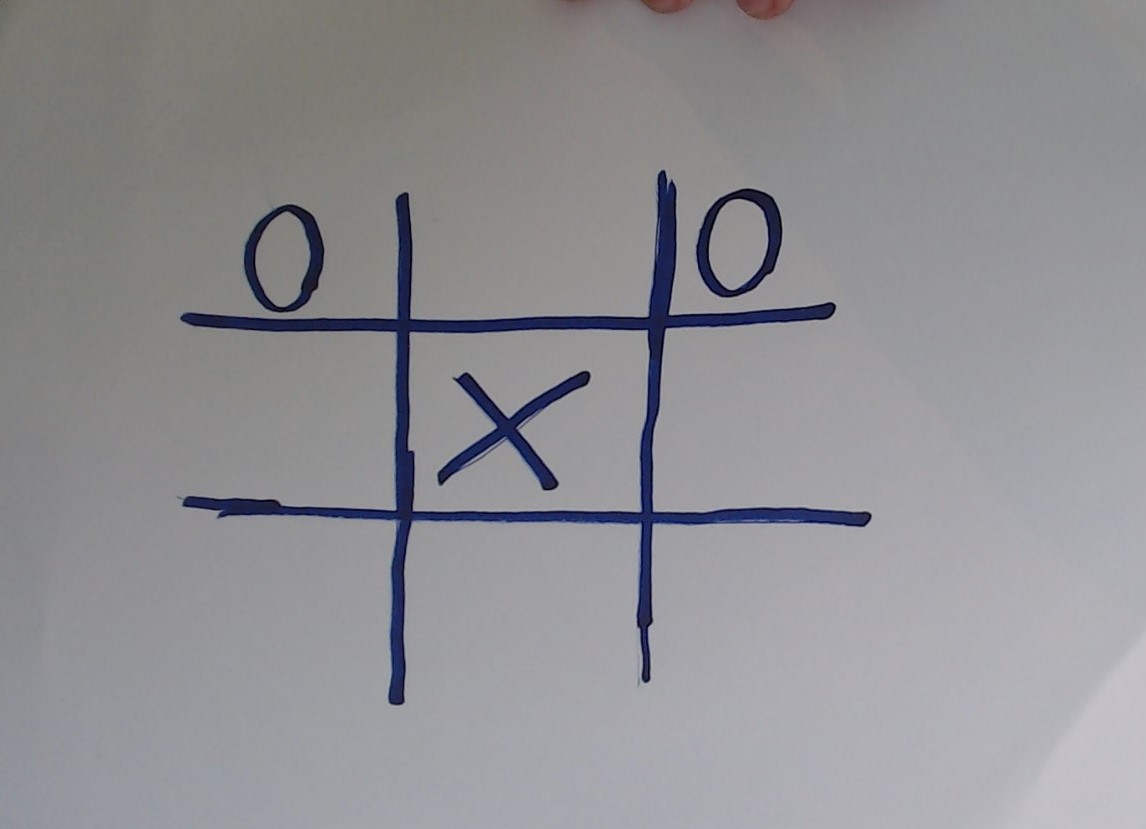
#> input picture testing_photos/raw.jpg, 1146 x 829 px
$ python main.py
#> lines starting #> are read from the running program, lines starting #| are printed output that depends on the picture; after the words box and inside, x2 and y2 are one past the last pixel; in counts of white or black regions, pixels touching at a corner belong together
### img_processing/preprocess.py
import cv2
import numpy as np

from config import IS_PHOTO_REAL
def preprocess(rgbImage): #preprocess the image
    #binarize
    gray = cv2.cvtColor(rgbImage, cv2.COLOR_BGR2GRAY)

    clahe = cv2.createCLAHE(clipLimit=2.0, tileGridSize=(8,8))
    gray = clahe.apply(gray)

    bg = cv2.GaussianBlur(gray, (55,55), 0)

    norm = cv2.divide(gray, bg, scale=255)

    blur = cv2.GaussianBlur(norm, (5,5), 0)

    _, thresh = cv2.threshold(blur,0,255,cv2.THRESH_BINARY_INV + cv2.THRESH_OTSU)

    cv2.imwrite("debug.jpg",thresh)

    #close and open
    kernel = np.ones((3, 3), np.uint8)

    thresh = cv2.morphologyEx(thresh,cv2.MORPH_CLOSE,kernel,iterations=2)
    thresh = cv2.morphologyEx(thresh,cv2.MORPH_OPEN,kernel,iterations=1+IS_PHOTO_REAL)

    if IS_PHOTO_REAL:
            kernel = np.array([[1,1,1],[1,0,1],[1,1,1]], dtype=np.uint8) #apply a filter to remove isolated pixels that might be noise if photo is real
            neighbor_count = cv2.filter2D(thresh, -1, kernel)

            thresh[(thresh == 1) & (neighbor_count == 0)] = 0


    return thresh

### img_processing/grid_detection.py
# =============================================================================
# grid_detection.py — detecția liniilor grilei tic-tac-toe
#
# Primește imaginea binară preprocesată și returnează coordonatele celor
# 2 linii verticale și 2 linii orizontale care formează grila.
# =============================================================================

from config import *

import cv2
import numpy as np
import math


def detect_grid_lines(binarizedImage):
    """
    Detectează liniile grilei folosind Transformata Hough Probabilistică.

    Transformata Hough caută segmente de dreaptă în imaginea binară votând
    în spațiul parametric (rho, theta). Varianta probabilistică (HoughLinesP)
    returnează direct segmente definite prin coordonatele capetelor (x1,y1,x2,y2),
    nu drepte infinite, ceea ce o face mai eficientă și mai precisă.

    Parametri HoughLinesP:
      rho=1          — rezoluția distanței în pixeli
      theta=π/180    — rezoluția unghiului în radiani (1 grad)
      threshold=100  — numărul minim de voturi pentru a accepta o linie
      minLineLength=100 — lungimea minimă a unui segment detectat
      maxLineGap=25  — distanța maximă între două segmente colineare pentru
                       a fi unite în același segment

    Clasificare linii:
      |unghi| > 70°  → linie verticală  (x-ul mediu este coordonata grilei)
      |unghi| < 20°  → linie orizontală (y-ul mediu este coordonata grilei)
    """

    lines = cv2.HoughLinesP(
        binarizedImage,
        rho=1,
        theta=np.pi / 180,
        threshold=100,
        minLineLength=100,
        maxLineGap=25,
    )

    if lines is None:
        raise Exception("No grid lines detected")

    vertical = []
    horizontal = []

    for line in lines:
        x1, y1, x2, y2 = line[0]

        # Calculăm unghiul față de axa orizontală folosind arctan2
        angle = math.degrees(math.atan2(y2 - y1, x2 - x1))

        # Linie aproape verticală: coordonata relevantă este X
        if abs(angle) > 70:
            x_avg = (x1 + x2) // 2
            vertical.append(x_avg)

        # Linie aproape orizontală: coordonata relevantă este Y
        elif abs(angle) < 20:
            y_avg = (y1 + y2) // 2
            horizontal.append(y_avg)

    # Hough poate detecta mai multe segmente pentru aceeași linie fizică;
    # process_grids_array le grupează și returnează o singură valoare per linie.
    return process_grids_array(vertical), process_grids_array(horizontal)


def process_grids_array(arr):
    """
    Filtrează un șir de coordonate detectate, eliminând duplicatele apropiate.

    Sortează valorile și parcurge șirul; două valori consecutive sunt
    considerate aceeași linie dacă diferența lor este mai mică decât
    LINE_THRESHOLD (definit în config.py). Se păstrează prima valoare din
    fiecare grup.

    Exemplu: [245, 248, 251, 495, 498] cu LINE_THRESHOLD=20
             → [245, 495]  (două linii distincte)
    """
    arr.sort()
    arr = [int(x) for x in arr]
    newarr = [arr[0]]
    for i in range(1, len(arr)):
        if arr[i] - arr[i - 1] > LINE_THRESHOLD:
            newarr.append(arr[i])

    return newarr

### img_processing/separate_images.py
# =============================================================================
# separate_images.py — împărțirea tablei în 9 celule individuale
#
# Folosind coordonatele celor 2 linii verticale și 2 orizontale detectate,
# imaginea tablei este decupată în 9 sub-imagini binare, câte una pentru
# fiecare celulă a grilei tic-tac-toe.
#
# Indexare celule:
#   img0 | img1 | img2    (rândul de sus)
#   -----+------+-----
#   img3 | img4 | img5    (rândul de mijloc)
#   -----+------+-----
#   img6 | img7 | img8    (rândul de jos)
#
# Coordonate de decupare (notație numpy [rând_start:rând_stop, col_start:col_stop]):
#   - vertical[0], vertical[1]   = pozițiile X ale celor 2 linii verticale
#   - horizontal[0], horizontal[1] = pozițiile Y ale celor 2 linii orizontale
# =============================================================================


def separate_img(img, vertical, horizontal):
    """
    Decupează imaginea tablei în 9 sub-imagini, una per celulă.
    Returnează un tuplu de 9 imagini binare în ordinea stânga-dreapta,
    sus-jos (citire normală).
    """

    # Rândul de sus: de la marginea de sus (y=0) până la prima linie orizontală
    img0 = img[0 : horizontal[0], 0 : vertical[0]]            # coloana stângă
    img1 = img[0 : horizontal[0], vertical[0] : vertical[1]]  # coloana mijloc
    img2 = img[0 : horizontal[0], vertical[1] : img.shape[1]] # coloana dreaptă

    # Rândul de mijloc: între cele 2 linii orizontale
    img3 = img[horizontal[0] : horizontal[1], 0 : vertical[0]]
    img4 = img[horizontal[0] : horizontal[1], vertical[0] : vertical[1]]
    img5 = img[horizontal[0] : horizontal[1], vertical[1] : img.shape[1]]

    # Rândul de jos: de la a doua linie orizontală până la marginea de jos
    img6 = img[horizontal[1] : img.shape[0], 0 : vertical[0]]
    img7 = img[horizontal[1] : img.shape[0], vertical[0] : vertical[1]]
    img8 = img[horizontal[1] : img.shape[0], vertical[1] : img.shape[1]]

    return img0, img1, img2, img3, img4, img5, img6, img7, img8

### game_logic/build_game_matrix.py
from symbol_detection.classify import classify_cell
def build_matrix(imgArr):
        board = [[None for _ in range(3)] for _ in range(3)]

        for i, img in enumerate(imgArr):
            row = i // 3
            col = i % 3

            board[row][col] = classify_cell(img)

        return board

### utils/visualization.py
import cv2
import numpy as np
def show(title,img):
    cv2.imshow(title,img)
    #cv2.waitKey(0)
    #cv2.destroyAllWindows()

# [12 lines left out: function draw_lines, not called in this run]

import numpy as np
import cv2

# [40 lines left out: function draw_separated_images, not called in this run]

### main.py
from config import *
from img_processing.grid_detection import *
from img_processing.preprocess import *
from img_processing.separate_images import *
from utils.visualization import *
from game_logic.build_game_matrix import *
def main():
    #read image
    img = cv2.imread(IMAGE_PATH)
#> img is the input picture: shape (829, 1146, 3); mean B, G, R 147.5, 143.6, 144.2
    original = img.copy()
    original = cv2.resize(original, (BOARD_SIZE, BOARD_SIZE))
    #show("orig",img)
    show("original",original)


    #STAGE 1: PREPROCESSING ================================ used: img_processing

    img = preprocess(img)
#> in preprocess, `_, thresh = cv2.threshold(blur,0,255,cv2.THRESH_BINARY_INV + cv2.THRES..`:
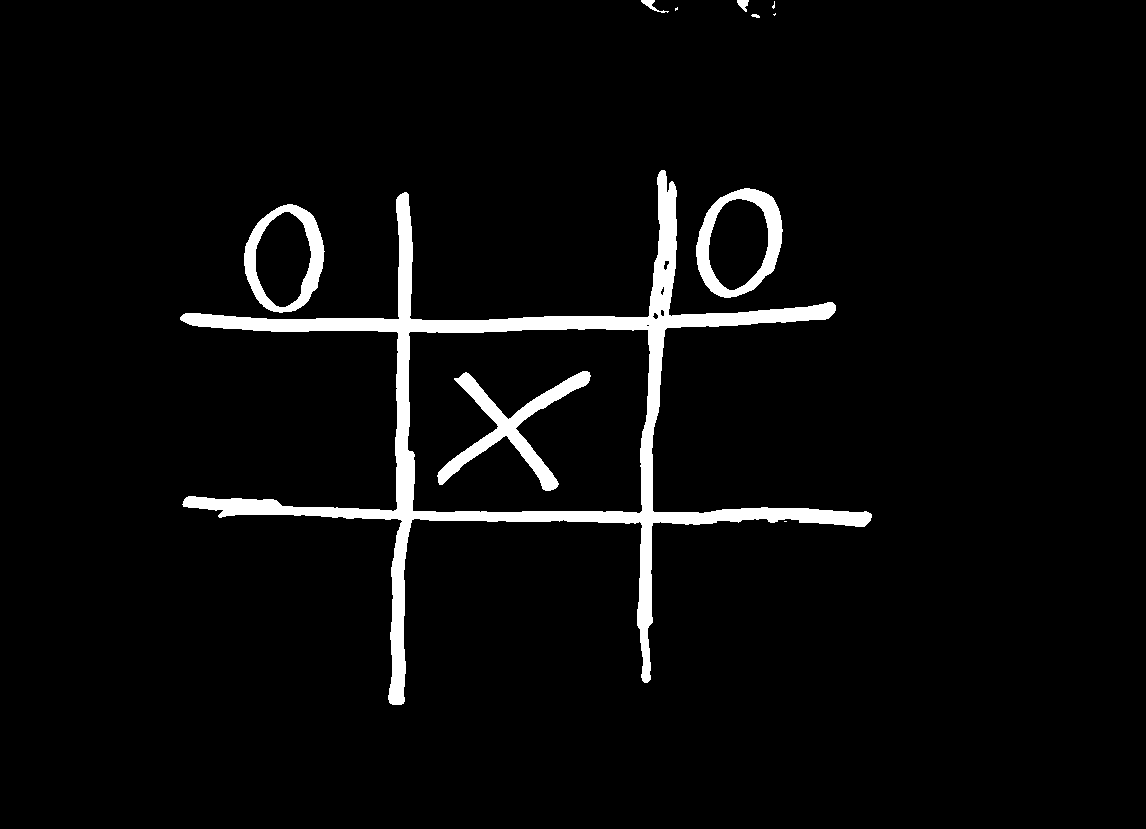
#> thresh: shape (829, 1146); 4.2% white; 11 white regions (4 under 20 px), largest, box (x1, y1, x2, y2) and area: (180, 170, 872, 705) 29920, (437, 371, 591, 491) 4091, (696, 188, 783, 298) 3204
#> in preprocess, `thresh = cv2.morphologyEx(thresh,cv2.MORPH_CLOSE,kernel,iterations=2)`: thresh: shape (829, 1146); 4.3% white; 10 white regions (3 under 20 px), largest, box (x1, y1, x2, y2) and area: (180, 170, 872, 705) 30126, (437, 371, 591, 491) 4103, (696, 188, 783, 298) 3204
#> in preprocess, `thresh = cv2.morphologyEx(thresh,cv2.MORPH_OPEN,kernel,iterations=1+IS..`: thresh: shape (829, 1146); 4.3% white; 8 white regions (1 under 20 px), largest, box (x1, y1, x2, y2) and area: (180, 170, 872, 705) 30121, (438, 371, 590, 491) 4093, (696, 188, 783, 298) 3204

    #crop image to game only
    coords=cv2.findNonZero(img)
#> coords = contour of 40470 points, box (x1, y1, x2, y2) (180, 0, 872, 705), area 32728
    x,y,w,h=cv2.boundingRect(coords)
#> x = 180; y = 0; w = 692; h = 705
    img = img[y:y+h, x:x+w]
#> img: shape (705, 692); 8.3% white; 8 white regions (1 under 20 px), largest, box (x1, y1, x2, y2) and area: (0, 170, 692, 705) 30121, (258, 371, 410, 491) 4093, (516, 188, 603, 298) 3204

    #resize to be square
    img=cv2.resize(img,(BOARD_SIZE,BOARD_SIZE))
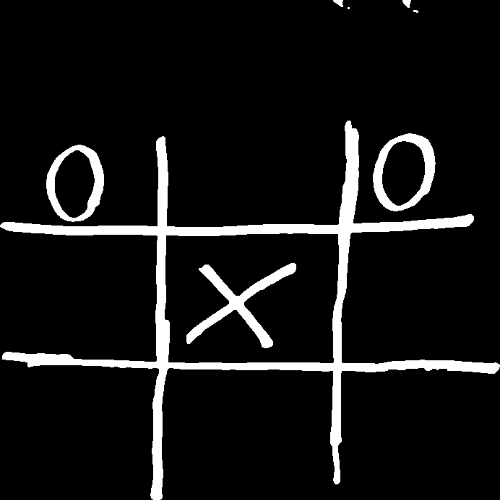
#> img: shape (500, 500); min 0, max 255, mean 21.2


    #STAGE 2: GRID DETECTION ================================ used: img_processing.grid_detection

    #detect intersection indexes
    vertical , horizontal =detect_grid_lines(img)
#> in detect_grid_lines, `lines = cv2.HoughLinesP( binarizedImage, rho=1, theta=np.pi / 180, thr..`: lines = 55 rows, first 6: [2, 228, 444, 228], [27, 365, 499, 365], [0, 226, 174, 226], [27, 363, 499, 363], [0, 227, 454, 227], [27, 364, 499, 364]
#> the loop in detect_grid_lines, `for line in lines:` made 55 passes
#> (x1, y1, x2, y2, angle, y_avg) on passes 1, 2, 3, 4, 5, 6, 7, 8, 9, 10, 15, 16: (2, 228, 444, 228, 0, 228), (27, 365, 499, 365, 0, 365), (0, 226, 174, 226, 0, 226), (27, 363, 499, 363, 0, 363), (0, 227, 454, 227, 0, 227), (27, 364, 499, 364, 0, 364), (25, 362, 342, 362, 0, 362), (109, 367, 499, 367, 0, 367), (5, 229, 417, 229, 0, 229), (8, 231, 403, 231, 0, 231), (6, 230, 412, 230, 0, 230), (22, 232, 361, 232, 0, 232)
#> (x1, y1, x2, y2, angle, x_avg) on passes 11, 12, 13, 14, 17, 23: (151, 499, 163, 136, -88.11, 157), (335, 484, 348, 120, -87.95, 341), (159, 499, 165, 137, -89.05, 162), (334, 483, 346, 121, -88.1, 340), (152, 490, 164, 137, -88.05, 158), (333, 477, 343, 184, -88.05, 338)
#> after the loop in detect_grid_lines, `for line in lines:`: horizontal = 26 values, max 370 at index 18, min 222 at index 23, mean 290.9; vertical = [157, 341, 162, 340, 158, 338, 338, 163, 346, 158, 335, 336, 347, 158, 157, 158, 349, 165, 158, 353, 161, 159, 351]
#> in process_grids_array, `arr = [int(x) for x in arr]`: arr = [157, 157, 158, 158, 158, 158, 158, 159, 161, 162, 163, 165, 335, 336, 338, 338, 340, 341, 346, 347, 349, 351, 353]
#> in process_grids_array, `newarr = [arr[0]]`: newarr = [157]
#> the loop in process_grids_array, `for i in range(1, len(arr)):` made 22 passes
#> after the loop in process_grids_array, `for i in range(1, len(arr)):`: newarr = [157, 335]
#> the loop in process_grids_array (call 2), `for i in range(1, len(arr)):` made 25 passes
#> vertical = [157, 335]; horizontal = [222, 359]
    vertical=process_grids_array(vertical)
    horizontal=process_grids_array(horizontal)

    #separate into 9 images
    imagini=separate_img(img,vertical,horizontal)
#> in separate_img, `img1 = img[0 : horizontal[0], vertical[0] : vertical[1]]`:
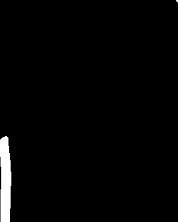
#> img1: shape (222, 178); min 0, max 255, mean 5.3
#> in separate_img, `img2 = img[0 : horizontal[0], vertical[1] : img.shape[1]]`:
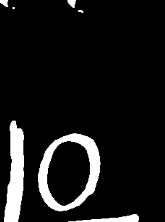
#> img2: shape (222, 165); min 0, max 255, mean 23.3
#> in separate_img, `img6 = img[horizontal[1] : img.shape[0], 0 : vertical[0]]`:
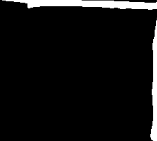
#> img6: shape (141, 157); min 0, max 255, mean 16.2
#> in separate_img, `img7 = img[horizontal[1] : img.shape[0], vertical[0] : vertical[1]]`:
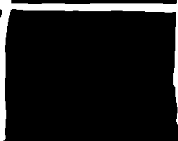
#> img7: shape (141, 178); min 0, max 255, mean 24.6
#> in separate_img, `img8 = img[horizontal[1] : img.shape[0], vertical[1] : img.shape[1]]`:
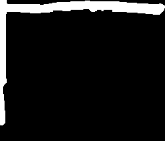
#> img8: shape (141, 165); min 0, max 255, mean 23.6
#> imagini = 9 items


    #STAGE 3: BUILD GAME MATRIX ================================ used: game_logic,symbol_detection
    board=build_matrix(imagini)
#> the loop in build_matrix, `for i, img in enumerate(imgArr):` made 1 pass
#> (row, col) on pass 1: (0, 0)
#> after the loop in build_matrix, `for i, img in enumerate(imgArr):`: board = 3 items

    print("Game Matrix:")
    for row in board:
        print(row)

    draw_separated_images(imagini)

    draw_lines(img, vertical, horizontal)

    cv2.waitKey(0)
    cv2.destroyAllWindows()

if __name__ == "__main__":
    main()
#> (the call stopped at in build_matrix, `board[row][col] = classify_cell(img)`: symbol_detection is not available in this run)

$ run again, with testing_photos/busyImage.jpg copied over testing_photos/raw.jpg
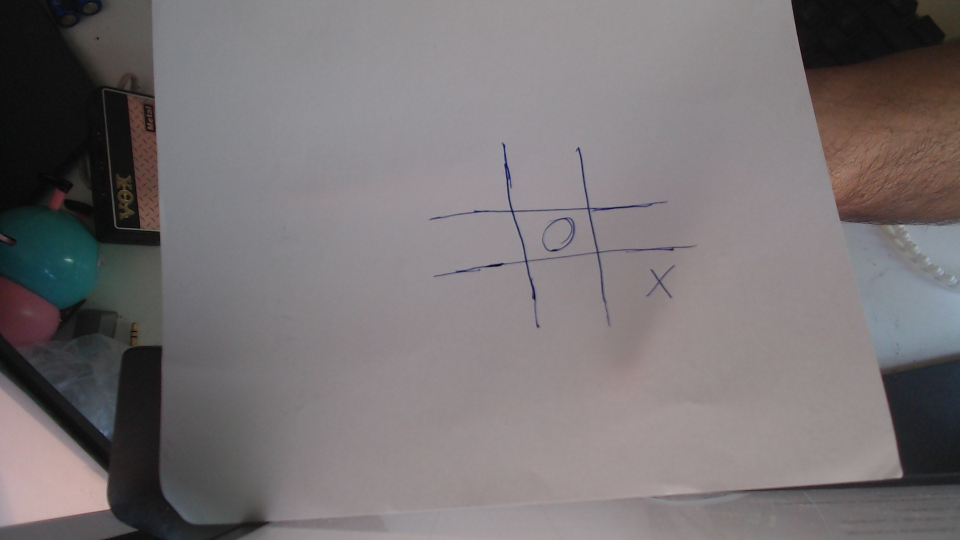
#> input picture testing_photos/busyImage.jpg, 1920 x 1080 px (shown at 1/2 size)
#> in main, img is the input picture: shape (1080, 1920, 3); mean B, G, R 116.2, 114.7, 120.1
#> in preprocess, `thresh = cv2.morphologyEx(thresh,cv2.MORPH_OPEN,kernel,iterations=1+IS..`:
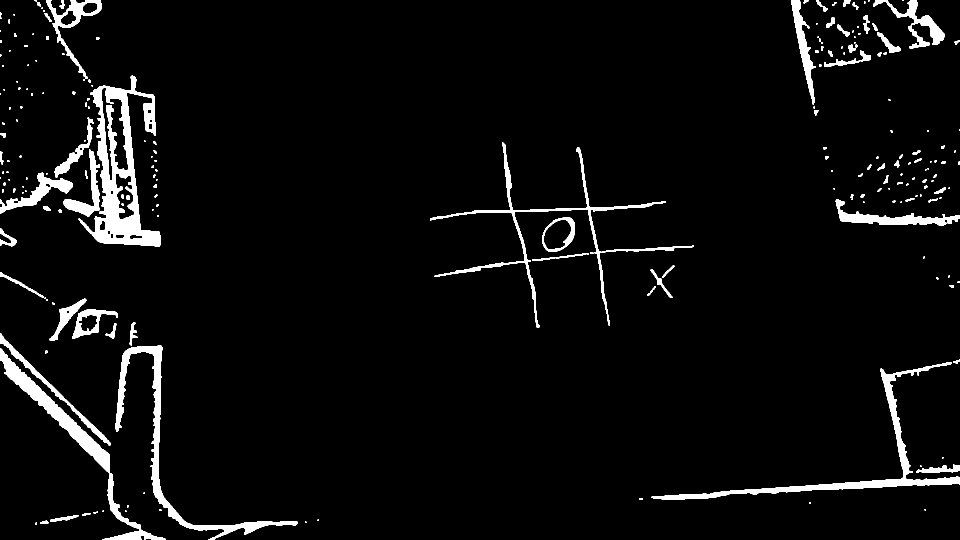
#> thresh: shape (1080, 1920) (shown at 1/2 size); 4.6% white; 225 white regions (97 under 20 px), largest, box (x1, y1, x2, y2) and area: (157, 151, 321, 493) 18316, (1303, 724, 1920, 1000) 10270, (231, 691, 595, 1080) 10023
#> coords = contour of 94384 points, box (x1, y1, x2, y2) (0, 0, 1920, 1080), area 584880
#> x = 0; w = 1920; h = 1080
#> img: shape (500, 500)
#> lines = 31 rows, first 6: [460, 343, 475, 448], [51, 82, 56, 225], [62, 82, 72, 226], [333, 462, 499, 441], [63, 82, 73, 227], [80, 458, 80, 320]
#> the loop in detect_grid_lines, `for line in lines:` made 31 passes
#> (x1, y1, x2, y2, angle, x_avg) on passes 1, 2, 3, 5, 6, 7, 8, 9: (460, 343, 475, 448, 81.87, 467), (51, 82, 56, 225, 88, 53), (62, 82, 72, 226, 86.03, 67), (63, 82, 73, 227, 86.05, 68), (80, 458, 80, 320, -90, 80), (57, 80, 59, 225, 89.21, 58), (52, 79, 57, 225, 88.04, 54), (45, 116, 52, 224, 86.29, 48)
#> after the loop in detect_grid_lines, `for line in lines:`: horizontal = [451, 452, 451, 451, 453, 239, 453]; vertical = [467, 53, 67, 68, 80, 58, 54, 48, 48, 55, 466, 82, 60, 66, 469, 308, 418, 65, 46, 271, 419]
#> arr = [46, 48, 48, 53, 54, 55, 58, 60, 65, 66, 67, 68, 80, 82, 271, 308, 418, 419, 466, 467, 469]
#> in process_grids_array, `newarr = [arr[0]]`: newarr = [46]
#> the loop in process_grids_array, `for i in range(1, len(arr)):` made 20 passes
#> after the loop in process_grids_array, `for i in range(1, len(arr)):`: newarr = [46, 271, 308, 418, 466]
#> the loop in process_grids_array (call 2), `for i in range(1, len(arr)):` made 6 passes
#> in main, `vertical , horizontal =detect_grid_lines(img)`: horizontal = [239, 451]
#> in separate_img, `img8 = img[horizontal[1] : img.shape[0], vertical[1] : img.shape[1]]`:
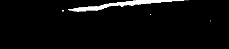
#> img8: shape (49, 229); min 0, max 255, mean 9
#> imagini = 9 items
#> the loop in build_matrix, `for i, img in enumerate(imgArr):` made 1 pass
#> (row, col) on pass 1: (0, 0)
#> after the loop in build_matrix, `for i, img in enumerate(imgArr):`: board = 3 items
